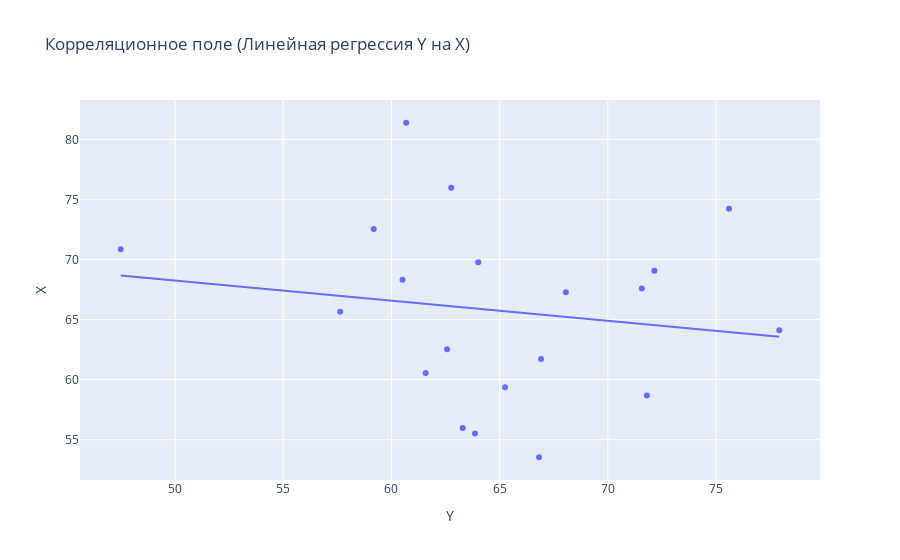

The notebook cell saved with this chart:
### Code cell
fig = px.scatter(data, x='Y', y='X', trendline='ols', title='Корреляционное поле (Линейная регрессия Y на X)')
fig.show()

### Figure 1 — Plotly figure (JSON) as saved in the notebook; plotly's stock layout.template omitted (floating-point values rounded to 4 significant figures)
{"data": [{"hovertemplate": "Y=%{x}<br>X=%{y}<extra></extra>", "legendgroup": "", "marker": {"color": "#636efa", "symbol": "circle"}, "mode": "markers", "name": "", "orientation": "v", "showlegend": false, "type": "scatter", "x": [66.82, 61.58, 63.86, 75.6, 71.8, 57.63, 62.57, 59.18, 62.76, 68.06, 66.91, 77.92, 63.29, 64.01, 72.15, 65.25, 71.57, 47.49, 60.68, 60.51], "xaxis": "x", "y": [53.54, 60.55, 55.51, 74.23, 58.67, 65.66, 62.53, 72.53, 75.97, 67.28, 61.72, 64.11, 55.97, 69.78, 69.06, 59.37, 67.58, 70.85, 81.38, 68.32], "yaxis": "y"}, {"hovertemplate": "<b>OLS trendline</b><br>X = -0.167808 * Y + 76.635<br>R<sup>2</sup>=0.024567<br><br>Y=%{x}<br>X=%{y} <b>(trend)</b><extra></extra>", "legendgroup": "", "marker": {"color": "#636efa", "symbol": "circle"}, "mode": "lines", "name": "", "showlegend": false, "type": "scatter", "x": [47.49, 57.63, 59.18, 60.51, 60.68, 61.58, 62.57, 62.76, 63.29, 63.86, 64.01, 65.25, 66.82, 66.91, 68.06, 71.57, 71.8, 72.15, 75.6, 77.92], "xaxis": "x", "y": [68.67, 66.96, 66.7, 66.48, 66.45, 66.3, 66.14, 66.1, 66.01, 65.92, 65.89, 65.69, 65.42, 65.41, 65.21, 64.62, 64.59, 64.53, 63.95, 63.56], "yaxis": "y"}], "layout": {"legend": {"tracegroupgap": 0}, "title": {"text": "Корреляционное поле (Линейная регрессия Y на X)"}, "xaxis": {"anchor": "y", "domain": [0, 1], "title": {"text": "Y"}}, "yaxis": {"anchor": "x", "domain": [0, 1], "title": {"text": "X"}}}}
